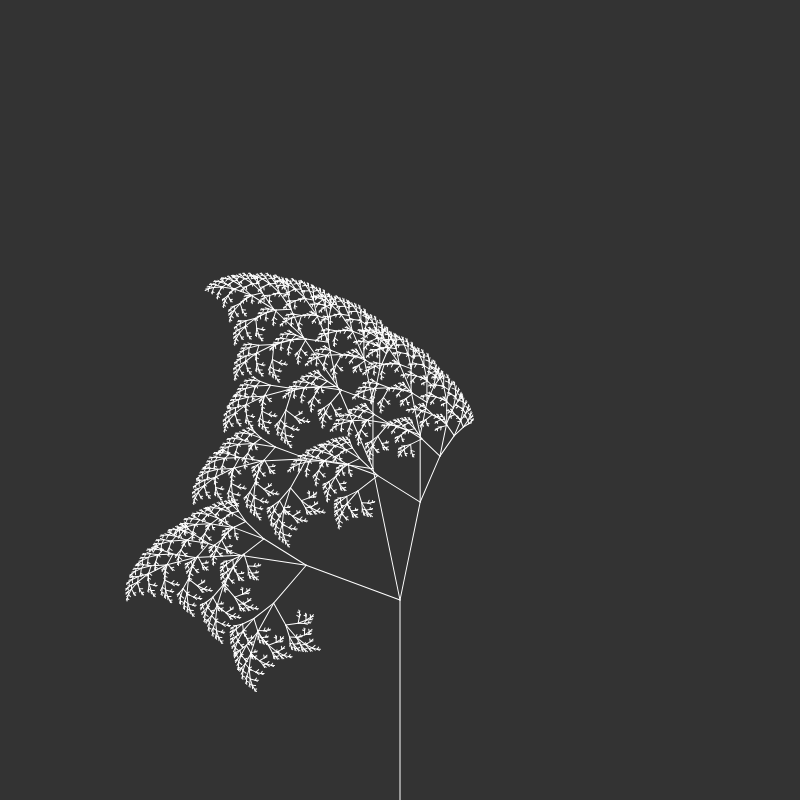
Frame 1 (no input)
Frame 60 (no input): identical to frame 1, image omitted
Frame 120 (the mouse pressed at the canvas centre since frame 60): identical to frame 1, image omitted

The p5.js sketch that drew this single still picture (run headless with seeded random() and noise() and a simulated clock; from frame 60 on, the mouse is pressed at the canvas centre):

// p5.js sketch
// ── sketch.js
var angle = Math.PI / 4;
var slider;
function setup(){
    createCanvas(800, 800);
    slider = createSlider(0, Math.PI * 2, Math.PI*2 - 0.2, 0.01);
    //slider.style('width', '80px');
}

function draw(){
    background(51);
    angle = slider.value();
    stroke(255);
    translate(width/2, height);
    branch(200);
    
}

function branch(len) {
  line(0, 0, 0, -len);
  translate(0, -len);
  if (len > 4) {
      push();
      rotate(angle);
      branch(len * 0.67);
    pop();
    push();
    rotate(-angle);
    branch(len * 0.5);
    pop();
      
    push();
    rotate(-angle/5);
    branch(len * 0.5);
    pop();
  }

  //line(0, 0, 0, -len * 0.67);
}
